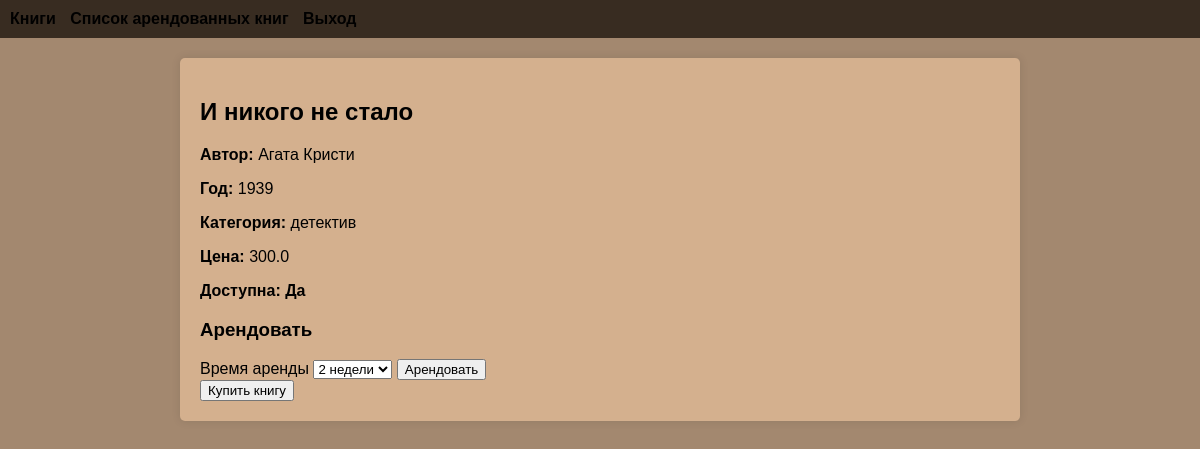
Page /book/2 (signed in) on the committed database.
### bookstore/models.py (models this page shows, shortened)
class Book(db.Model):
    id = db.Column(db.Integer, primary_key=True)
    title = db.Column(db.String(100), nullable=False)
    author = db.Column(db.String(50), nullable=False)
    category = db.Column(db.String(50), nullable=False)
    year = db.Column(db.Integer, nullable=False)
    price = db.Column(db.Float)
    available = db.Column(db.Boolean, default=True)

### bookstore/routes.py (the view, shortened to what this page needs)
@app.route('/book/<int:book_id>', methods=['GET', 'POST'])
@login_required
def book_detail(book_id):
    book = Book.query.get_or_404(book_id)
    if not book.available:
        return render_template('book_detail.html', book=book, form=None)
    form = RentalForm()
    return render_template('book_detail.html', book=book, form=form)

### bookstore/forms.py
class RentalForm(FlaskForm):
    duration = SelectField('Время аренды', choices=[
        ('14', '2 недели'),
        ('30', '1 месяц'),
        ('90', '3 месяца')
    ])
    submit = SubmitField('Арендовать')

### bookstore/models.py (called while the page is built)
@login_manager.user_loader
def load_user(user_id):
    return User.query.get(int(user_id))

### bookstore/routes.py (called while the page is built)
@app.before_request
def check_expired_rentals():
    if current_user.is_authenticated and request.endpoint in ['user_dashboard']:
         rentals = Rental.query.filter_by(user_id=current_user.id).all()
         expired_rentals = [r for r in rentals if r.is_expired()]
         if expired_rentals:
            flash('У вас есть просроченные книги.', 'error')

### bookstore/templates/book_detail.html (shortened to what this page needs)
{% extends "base.html" %}
{% block content %}
<h2>{{ book.title }}</h2>
<p><strong>Автор:</strong> {{ book.author }}</p>
<p><strong>Год:</strong> {{ book.year }}</p>
<p><strong>Категория:</strong> {{ book.category }}</p>
<p><strong>Цена:</strong> {{ book.price }}</p>
<p><strong>Доступна: {{ 'Да' if book.available else 'Нет' }}</strong></p>
{% if form %}
    <h3>Арендовать</h3>
    <form method="POST">
        {{ form.duration.label }} {{ form.duration() }}
        {{ form.submit() }}
    </form>
    <form action="{{ url_for('purchase_book', book_id=book.id) }}" method="POST">
        <button type="submit" class="btn btn-success">Купить книгу</button>
    </form>
{% else %}
  <p style="color: gray; font-style: italic;">Эта книга временно недоступна.</p>
{% endif %}
{% endblock %}

### bookstore/static/style.css (style rules this page uses)
body { font-family: sans-serif; margin: 0; padding: 0; background: #a3886f; }

### rows in the picture
Book: title "И никого не стало", author "Агата Кристи", year "1939", category "детектив", price "300.0", available "Да"
